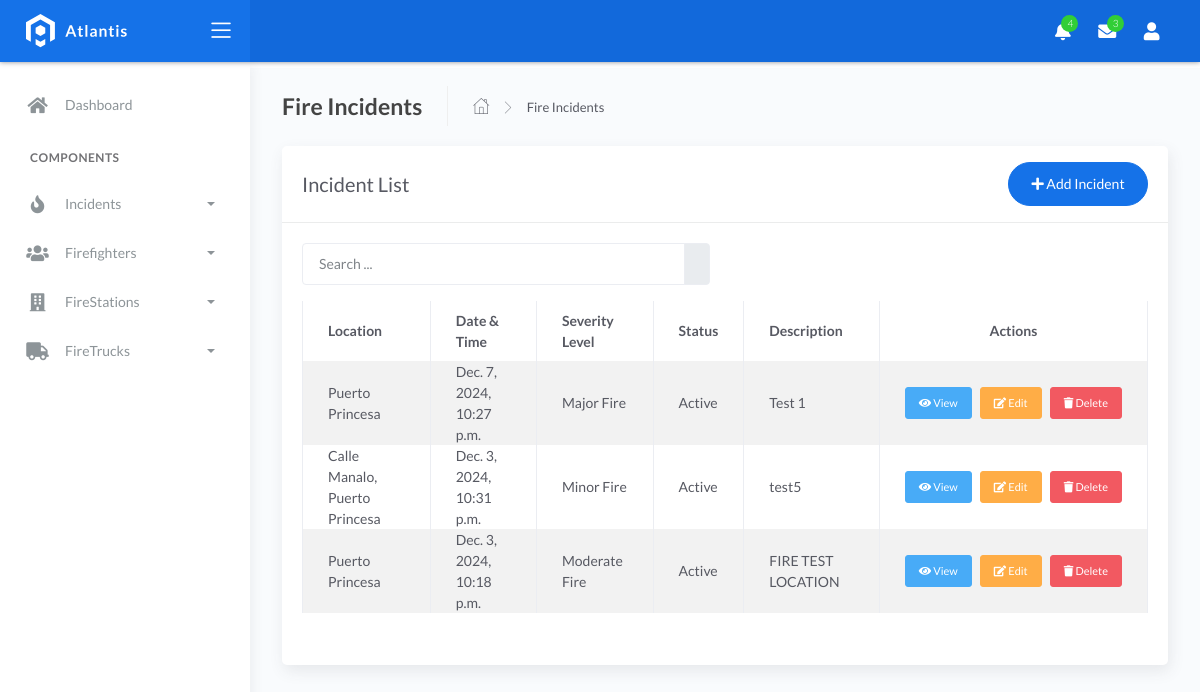
Page /incidents/ on the earlier database version.
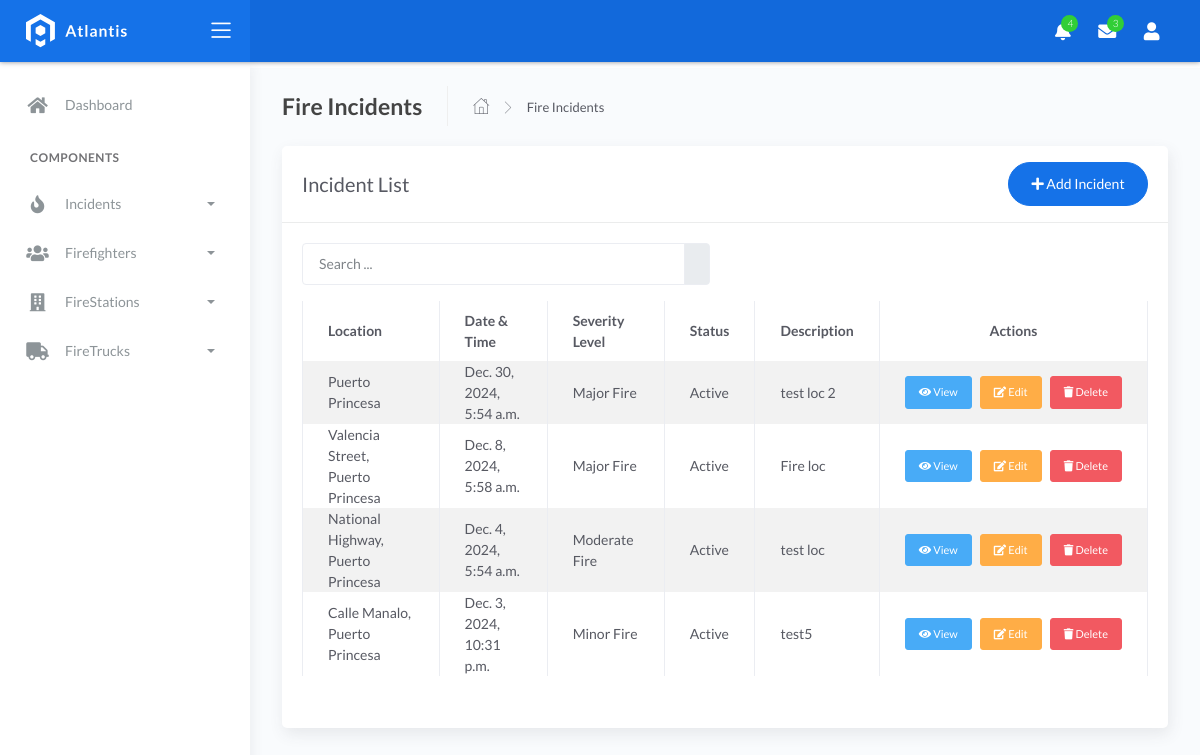
Same page on the later database version.
### fire/models.py (models this page shows, shortened)
class BaseModel(models.Model):
    created_at = models.DateTimeField(auto_now_add=True, db_index=True)
    updated_at = models.DateTimeField(auto_now=True)
    class Meta:
        abstract = True

class Incident(BaseModel):
    SEVERITY_CHOICES = (
        ('Minor Fire', 'Minor Fire'),
        ('Moderate Fire', 'Moderate Fire'),
        ('Major Fire', 'Major Fire'),
    )
    STATUS_CHOICES = (
        ('Active', 'Active'),
        ('Resolve', 'Resolve'),
    )
    INCIDENT_TYPE_CHOICES = (
        ('Structure Fire', 'Structure Fire'),
        ('Vehicle Fire', 'Vehicle Fire'),
        ('Wildfire', 'Wildfire'),
        ('Chemical Fire', 'Chemical Fire'),
        ('Electrical Fire', 'Electrical Fire'),
    )
    location = models.ForeignKey(Locations, on_delete=models.CASCADE, related_name='incidents')
    date_time = models.DateTimeField(
        blank=True,
        null=True,
        help_text="Date and time when the incident occurred"
    )
    severity_level = models.CharField(
        max_length=45,
        choices=SEVERITY_CHOICES,
        help_text="Level of fire severity"
    )
    status = models.CharField(
        max_length=45,
        choices=STATUS_CHOICES,
        default='Active'
    )
    description = models.TextField(  # Changed from CharField to TextField
        max_length=1000,  # Increased max length
        help_text="Detailed description of the incident"
    )
    incident_type = models.CharField(
        max_length=100,  # Changed from 45 to 100
        choices=INCIDENT_TYPE_CHOICES,
        null=True,      # Added
        blank=True,     # Added
        help_text="Type of fire incident"
    )

class Locations(BaseModel):
    name = models.CharField(max_length=150)
    latitude = models.DecimalField(
        max_digits=22,
        decimal_places=16,
        null=True,
        blank=True,
        help_text="Latitude coordinate of the location"
    )
    longitude = models.DecimalField(
        max_digits=22,
        decimal_places=16,
        null=True,
        blank=True,
        help_text="Longitude coordinate of the location"
    )
    address = models.CharField(
        max_length=500,  # Increased to accommodate full addresses
        blank=True,
        help_text="Full address from geocoding"
    )
    city = models.CharField(
        max_length=150,
        blank=True,
        help_text="City name"
    )
    country = models.CharField(
        max_length=150,
        blank=True,
        help_text="Country name"
    )
    def __str__(self):
        return self.name

### fire/views.py (the view)
# urls.py: path('incidents/', IncidentListView.as_view(), name='incident-list'),
class IncidentListView(ListView):
    model = Incident
    template_name = 'incident_list.html'
    context_object_name = 'incidents'
    ordering = ['-date_time']

### templates/incident_list.html (shortened to what this page needs)
{% extends 'base.html' %}
{% load static %}
{% block content %}
<div class="page-inner">
  <div class="page-header">
    <h4 class="page-title">Fire Incidents</h4>
    <ul class="breadcrumbs">
      <li class="nav-home">
        <a href="{% url 'home' %}">
          <i class="flaticon-home"></i>
        </a>
      </li>
      <li class="separator">
        <i class="flaticon-right-arrow"></i>
      </li>
      <li class="nav-item">
        <a href="#">Fire Incidents</a>
      </li>
    </ul>
  </div>
  <div class="row">
    <div class="col-md-12">
      <div class="card">
        <div class="card-header">
          <div class="d-flex align-items-center">
            <h4 class="card-title">Incident List</h4>
            <a href="{% url 'incident-create' %}" class="btn btn-primary btn-round ml-auto">
              <i class="fa fa-plus"></i>
              Add Incident
            </a>
          </div>
        </div>
        <div class="card-body">
          <div class="row mb-3">
            <div class="col-lg-6 col-md-6 col-sm-12">
              <form class="navbar-form" action="{% url 'incident-list' %}" method="get">
                <div class="input-group">
                  <input
                    type="text"
                    placeholder="Search ..."
                    class="form-control"
                    name="q"
                    value="{{ request.GET.q|default:'' }}" />
                  <div class="input-group-append">
                    <span class="input-group-text">
                    </span>
                  </div>
                </div>
              </form>
            </div>
          </div>
          <div class="table-responsive">
            <table class="table table-striped table-bordered">
              <thead>
                <tr>
                  <th>Location</th>
                  <th>Date & Time</th>
                  <th>Severity Level</th>
                  <th>Status</th>
                  <th>Description</th>
                  <th class="text-center">Actions</th>
                </tr>
              </thead>
              <tbody>
                {% for incident in incidents %}
                <tr>
                  <td>{{ incident.location }}</td>
                  <td>{{ incident.date_time }}</td>
                  <td>{{ incident.severity_level }}</td>
                  <td>{{ incident.status }}</td>
                  <td>{{ incident.description }}</td>
                  <td class="text-center">
                    <div class="d-flex justify-content-center">
                      <a href="{% url 'incident-detail' incident.pk %}" class="btn btn-info btn-sm mr-2" title="View Incident">
                        <i class="fa fa-eye"></i> View
                      </a>
                      <a href="{% url 'incident-update' incident.pk %}" class="btn btn-warning btn-sm mr-2" title="Edit Incident">
                        <i class="fa fa-edit"></i> Edit
                      </a>
                      <a href="#" class="btn btn-danger btn-sm" title="Delete Incident" onclick="confirmDelete('{% url 'incident-delete' incident.pk %}')">
                        <i class="fa fa-trash"></i> Delete
                      </a>
                    </div>
                  </td>
                </tr>
                {% empty %}
                <tr>
                  <td colspan="6" class="text-center">
                    <p class="text-muted mb-0">No incidents found. Please add a new incident.</p>
                  </td>
                </tr>
                {% endfor %}
              </tbody>
            </table>
          </div>
        </div>
      </div>
    </div>
  </div>
</div>
{% endblock %}

Differences in the rows shown:
removed Incident: location "Puerto Princesa", date_time "Dec. 7, 2024, 10:27 p.m.", severity_level "Major Fire", status "Active", description "Test 1"
removed Incident: location "Puerto Princesa", date_time "Dec. 3, 2024, 10:18 p.m.", severity_level "Moderate Fire", status "Active", description "FIRE TEST LOCATION"
added Incident: location "Puerto Princesa", date_time "Dec. 30, 2024, 5:54 a.m.", severity_level "Major Fire", status "Active", description "test loc 2"
added Incident: location "Valencia Street, Puerto Princesa", date_time "Dec. 8, 2024, 5:58 a.m.", severity_level "Major Fire", status "Active", description "Fire loc"
added Incident: location "National Highway, Puerto Princesa", date_time "Dec. 4, 2024, 5:54 a.m.", severity_level "Moderate Fire", status "Active", description "test loc"
